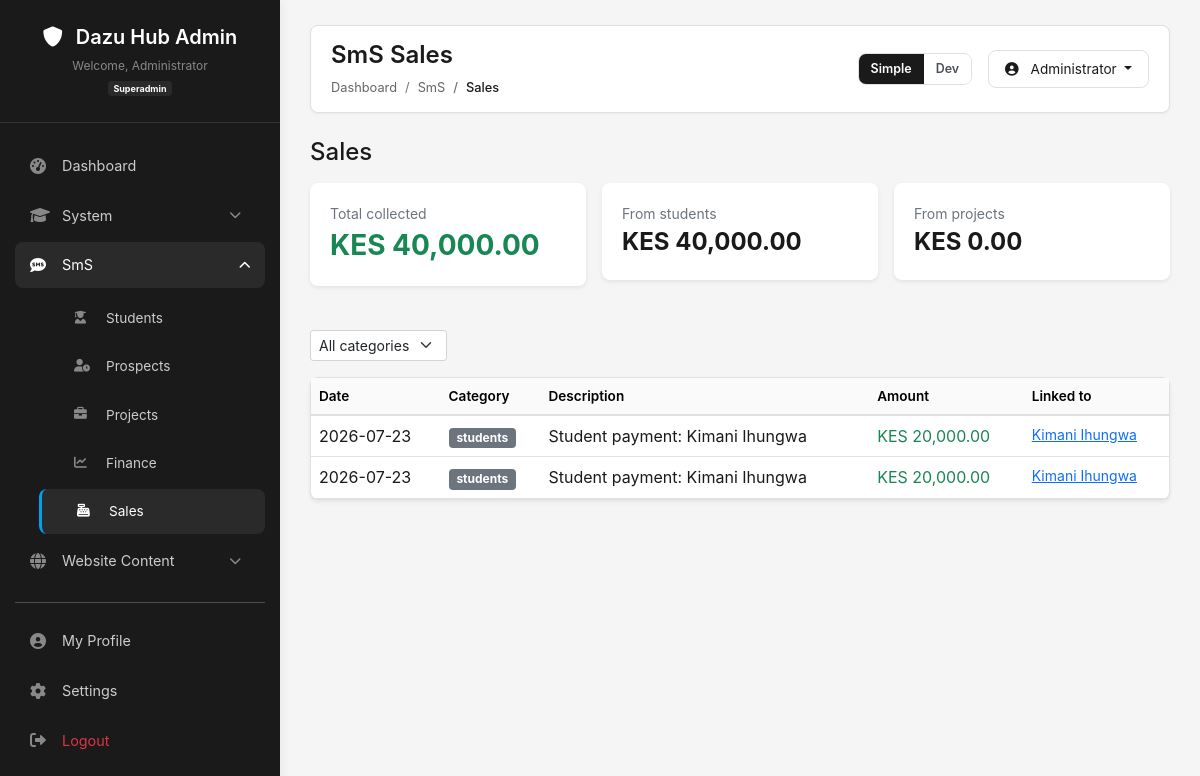
The app's page /public/admin/sms/sales/index.php (signed in) with its own data.
### tables this page shows
CREATE TABLE `sms_sales` (
  `id` int UNSIGNED NOT NULL,
  `category` enum('students','projects') NOT NULL,
  `description` varchar(255) NOT NULL,
  `amount` decimal(12,2) NOT NULL,
  `sale_date` date NOT NULL,
  `student_id` int UNSIGNED DEFAULT NULL,
  `project_id` int UNSIGNED DEFAULT NULL,
  `payment_id` int UNSIGNED DEFAULT NULL,
  `created_at` timestamp NULL DEFAULT CURRENT_TIMESTAMP
);

CREATE TABLE `sms_students` (
  `id` int UNSIGNED NOT NULL,
  `name` varchar(150) NOT NULL,
  `email` varchar(150) DEFAULT NULL,
  `phone` varchar(30) DEFAULT NULL,
  `course_id` int DEFAULT NULL,
  `duration` varchar(50) DEFAULT NULL,
  `start_date` date DEFAULT NULL,
  `parent_phone` varchar(30) DEFAULT NULL,
  `parent_email` varchar(150) DEFAULT NULL,
  `cost` decimal(12,2) NOT NULL DEFAULT '0.00',
  `paid` decimal(12,2) NOT NULL DEFAULT '0.00',
  `status` enum('active','completed','withdrawn') NOT NULL DEFAULT 'active',
  `notes` text,
  `user_id` int DEFAULT NULL,
  `registration_id` int DEFAULT NULL,
  `created_at` timestamp NULL DEFAULT CURRENT_TIMESTAMP,
  `updated_at` timestamp NULL DEFAULT CURRENT_TIMESTAMP ON UPDATE CURRENT_TIMESTAMP
);

### public/admin/sms/_init.php (called while the page is built, shortened)
<?php
require_once __DIR__ . '/../../../app/v1/helpers/middleware.php';
require_once __DIR__ . '/../../../app/v1/services/SmsModuleService.php';
$pdo = Connection::getInstance()->getConnection();
$actorId = (int) ($_SESSION['user_id'] ?? 0);
$sms = new SmsModuleService($pdo, $actorId);
function sms_money(float $n): string
{
    return 'KES ' . number_format($n, 2);
}

### app/v1/services/SmsModuleService.php (called while the page is built, shortened)
<?php
class SmsModuleService
{
    private PDO $pdo;
    public function __construct(PDO $pdo, int $actorId = 0)
    {
        $this->pdo = $pdo;
    }
    public function listSales(?string $category = null): array
    {
        $sql = 'SELECT s.*, st.name AS student_name, p.title AS project_title FROM sms_sales s
                LEFT JOIN sms_students st ON st.id = s.student_id
                LEFT JOIN sms_projects p ON p.id = s.project_id WHERE 1=1';
        $params = [];
        $sql .= ' ORDER BY s.sale_date DESC, s.id DESC';
        $stmt = $this->pdo->prepare($sql);
        $stmt->execute($params);
        return $stmt->fetchAll(PDO::FETCH_ASSOC);
    }
    public function salesSummary(): array
    {
        $students = (float) $this->pdo->query("SELECT COALESCE(SUM(amount),0) FROM sms_sales WHERE category='students'")->fetchColumn();
        $projects = (float) $this->pdo->query("SELECT COALESCE(SUM(amount),0) FROM sms_sales WHERE category='projects'")->fetchColumn();
        return ['students' => $students, 'projects' => $projects, 'total' => $students + $projects];
    }
}

### app/v1/config/paths.php (called while the page is built, shortened)
<?php
if (!function_exists('url')) {
    function url(string $path = ''): string {
        $path = ltrim($path, '/');
        return WEB_ROOT . '/' . $path;
    }
}

### public/admin/sms/sales/index.php (the view, shortened to what this page needs)
<?php
require_once __DIR__ . '/../_init.php';
$category = $_GET['category'] ?? 'all';
$sales = $sms->listSales($category);
$summary = $sms->salesSummary();
?>
<h4 class="mb-3">Sales</h4>
<div class="row g-3 mb-4">
  <div class="col-md-4"><div class="card border-0 shadow-sm"><div class="card-body">
    <div class="text-muted small">Total collected</div>
    <div class="fs-3 fw-bold text-success"><?= sms_money($summary['total']) ?></div>
  </div></div></div>
  <div class="col-md-4"><div class="card border-0 shadow-sm"><div class="card-body">
    <div class="text-muted small">From students</div>
    <div class="fs-4 fw-bold"><?= sms_money($summary['students']) ?></div>
  </div></div></div>
  <div class="col-md-4"><div class="card border-0 shadow-sm"><div class="card-body">
    <div class="text-muted small">From projects</div>
    <div class="fs-4 fw-bold"><?= sms_money($summary['projects']) ?></div>
  </div></div></div>
</div>
<form class="mb-3" method="get">
  <select name="category" class="form-select form-select-sm w-auto" onchange="this.form.submit()">
    <?php foreach (['all' => 'All categories', 'students' => 'Students', 'projects' => 'Projects'] as $val => $label): ?>
    <option value="<?= $val ?>" <?= $category === $val ? 'selected' : '' ?>><?= $label ?></option>
    <?php endforeach; ?>
  </select>
</form>
<div class="card shadow-sm"><div class="table-responsive">
<table class="table table-hover mb-0">
  <thead class="table-light"><tr><th>Date</th><th>Category</th><th>Description</th><th>Amount</th><th>Linked to</th></tr></thead>
  <tbody>
  <?php foreach ($sales as $s): ?>
    <tr>
      <td><?= htmlspecialchars($s['sale_date']) ?></td>
      <td><span class="badge bg-secondary"><?= htmlspecialchars($s['category']) ?></span></td>
      <td><?= htmlspecialchars($s['description']) ?></td>
      <td class="fw-semibold text-success"><?= sms_money((float)$s['amount']) ?></td>
      <td class="small">
        <?php if ($s['student_id']): ?>
          <a href="<?= url('admin/sms/students/view.php?id='.(int)$s['student_id']) ?>"><?= htmlspecialchars($s['student_name'] ?? 'Student') ?></a>
        <?php elseif ($s['project_id']): ?>
          <a href="<?= url('admin/sms/projects/view.php?id='.(int)$s['project_id']) ?>"><?= htmlspecialchars($s['project_title'] ?? 'Project') ?></a>
        <?php else: ?>—<?php endif; ?>
      </td>
    </tr>
  <?php endforeach; ?>
  </tbody>
</table>
</div></div>
<?php
require __DIR__ . '/../../../templates/admin/layout.php';

### public/templates/admin/layout.php (style rules this page uses)
* { margin: 0; padding: 0; box-sizing: border-box; }
body { font-family: -apple-system, BlinkMacSystemFont, 'Segoe UI', Roboto, 'Helvetica Neue', Arial, sans-serif; background: #f5f5f5; color: #1a1a1a; overflow-x: hidden; }
.card { border: 1px solid #e0e0e0; border-radius: 8px; box-shadow: 0 1px 3px rgba(0,0,0,0.05); margin-bottom: 20px; }
.card-body { padding: 20px; }
.table { color: #1a1a1a; margin-bottom: 0; }
.table thead th { background: #fafafa; border-bottom: 2px solid #e0e0e0; font-weight: 600; font-size: 0.85rem; }
.table-responsive { overflow-x: auto; -webkit-overflow-scrolling: touch; }

### records on screen
sms_sales: sale_date "2026-07-23", category "students", description "Student payment: Kimani Ihungwa", amount "KES 20,000.00", student.name "Kimani Ihungwa"
sms_sales: sale_date "2026-07-23", category "students", description "Student payment: Kimani Ihungwa", amount "KES 20,000.00", student.name "Kimani Ihungwa"

### other values on screen
$_SESSION['username'] "Administrator"
$role "Superadmin"
$page_title "SmS Sales"
$crumb['label'] "SmS"
$crumb['label'] "Sales"
sms_money($summary['total']) "KES 40,000.00"
sms_money($summary['students']) "KES 40,000.00"
sms_money($summary['projects']) "KES 0.00"
form field category "All categories"
